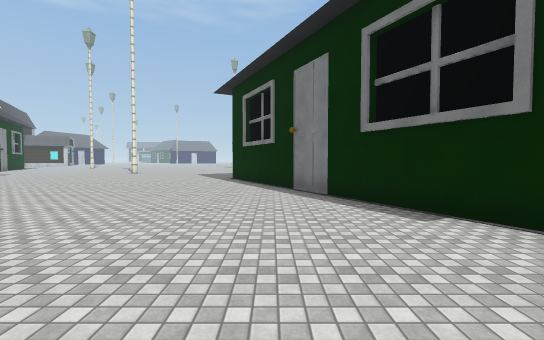
[1] (above)

24 first-person views from a walk through a Unity game level. The camera is 1.5 m above the floor, tilts 2° down and sees 90° across. The floor is counted in squares, 2 m on a side. Each view is taken from the middle of a square. On the plan, view 1 faces up. The plan holds only what a view shows up to about 10 squares ahead; the rest is blank. The place goes on beyond the plan. The player is left out. Surface patterns are stand-ins for the level's own textures.

[2]
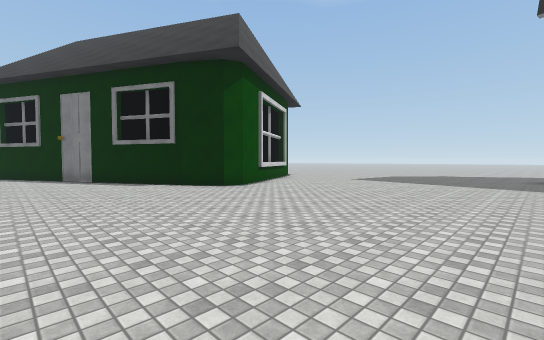

[3]
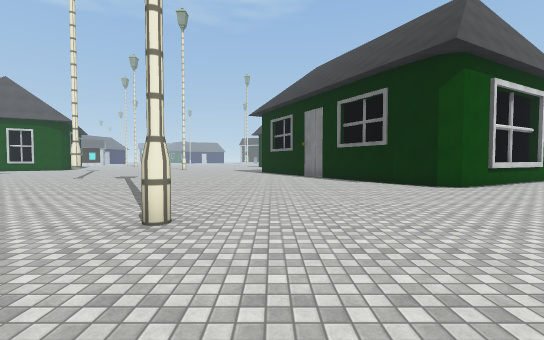

[4]
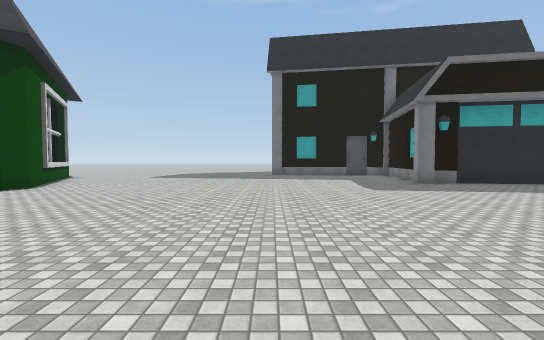

[5]
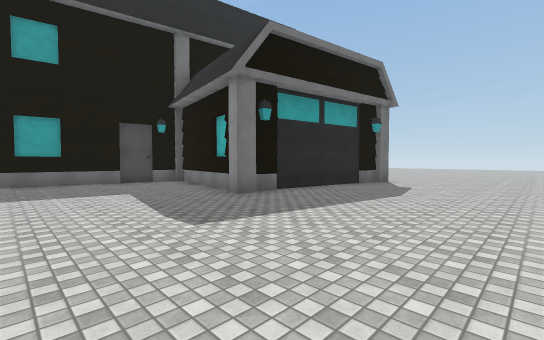

[6]
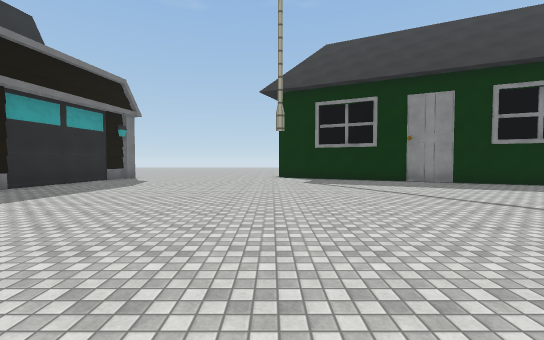

[7]
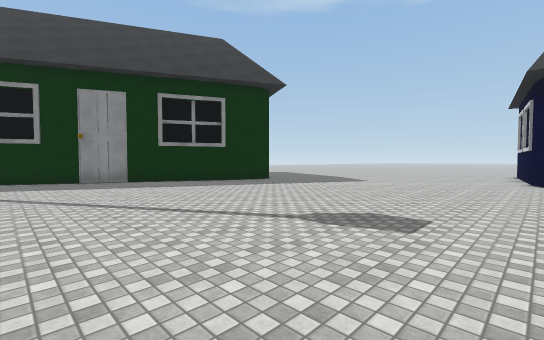

[8]
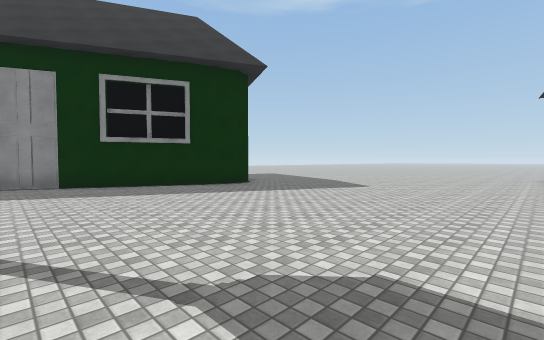

[9]
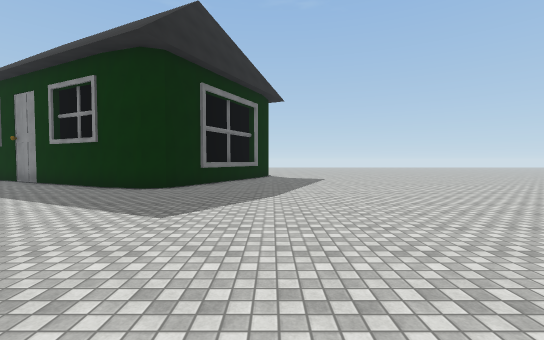

[10]
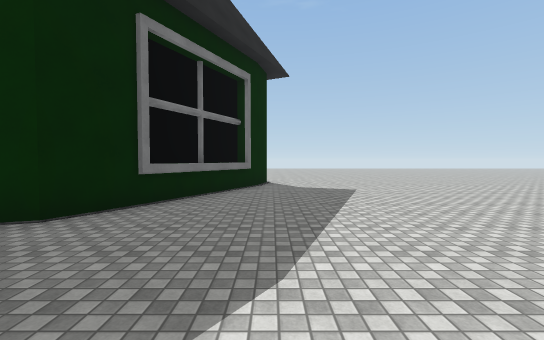

[11]
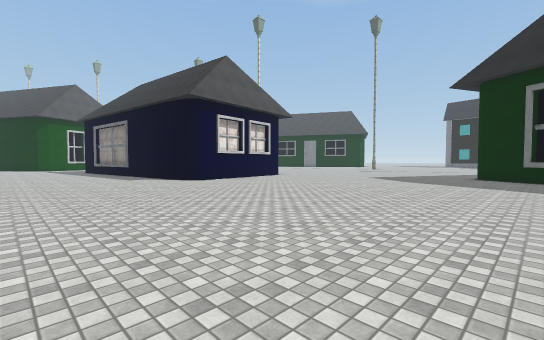

[12]
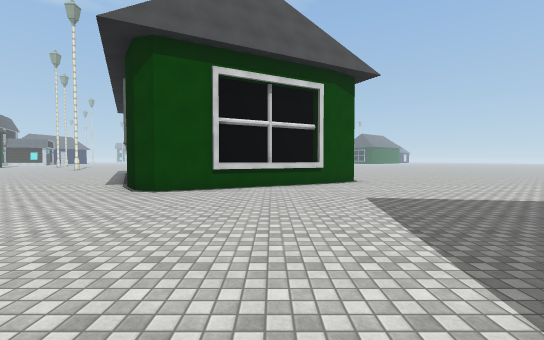

[13]
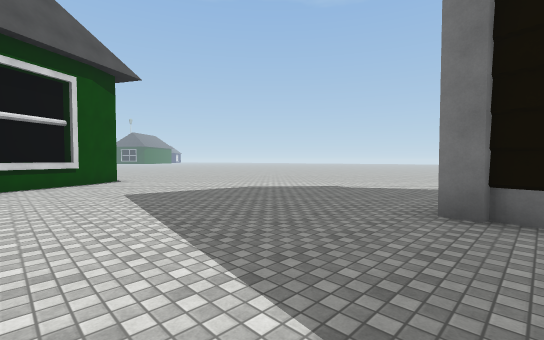

[14]
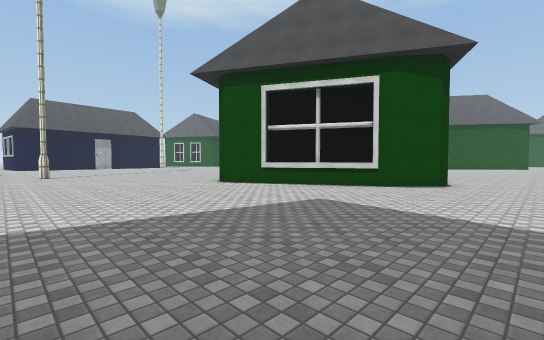

[15]
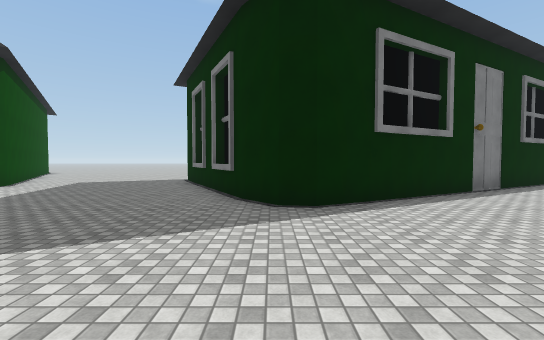

[16]
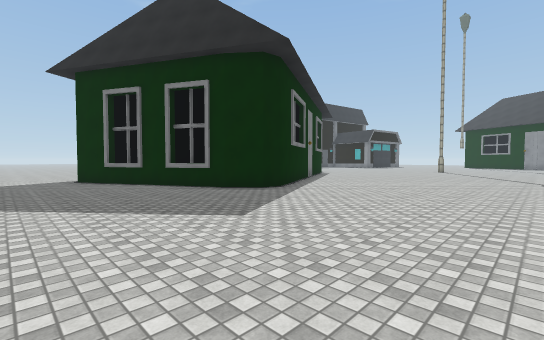

[17]
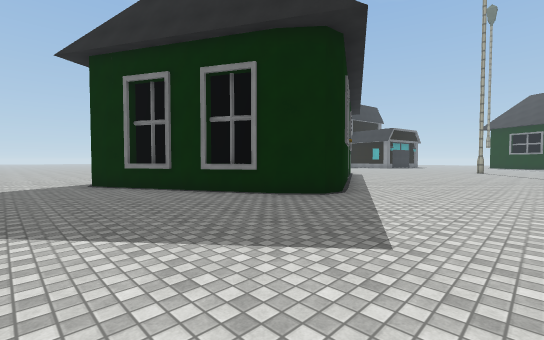

[18]
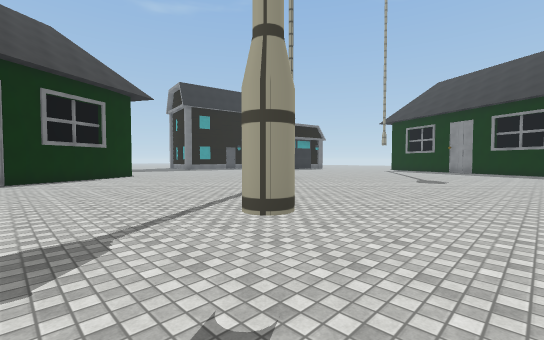

[19]
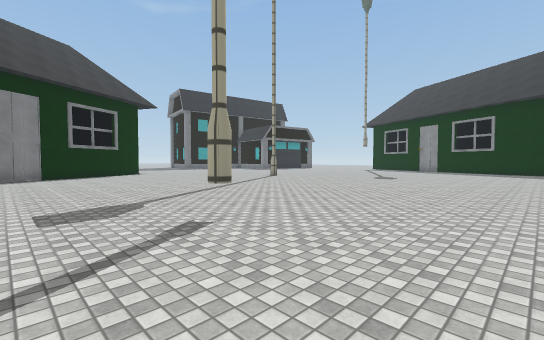

[20]
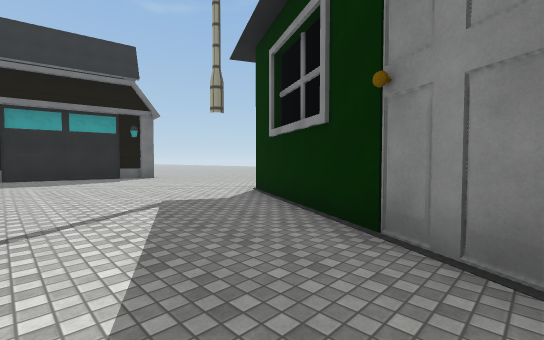

[21]
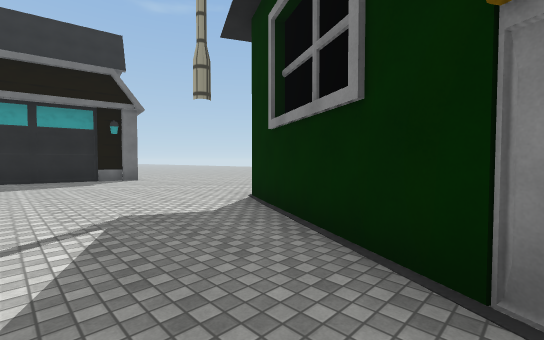

[22]
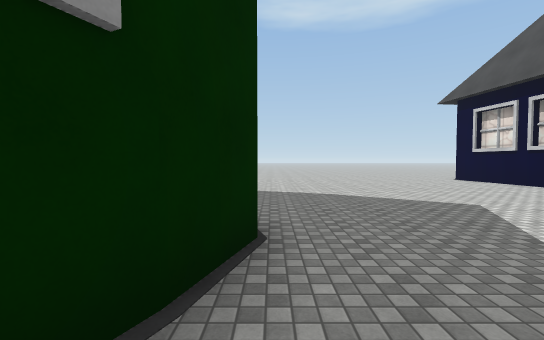

[23]
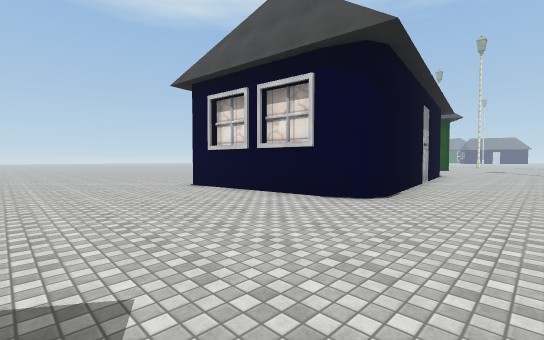

[24]
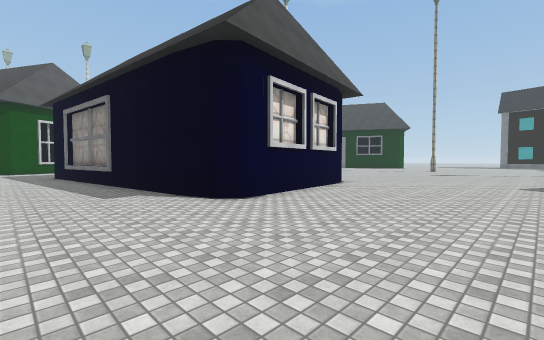

### Floor plan
Points are (right, up) in squares from view 1. A wall is a line through its corners. A room is listed if a view was taken in it or the views show most of it. See-through windows are left out.
Room 1 (views 1, 2, 3, 4, 5, 6, 7, 8, 9, 10, 11, 12, 13, 14, 15, 16, 17, 18, 19, 20, 21, 22, 23, 24)
walls: (-15, 3.2) (-14.2, -2.5) (-14.5, -2.9) (-15.4, -3.3); (-15.3, -3.2) (-19.6, -3.8) (-20, -3.5) (-20.3, -2.2); (-10.4, -11.5) (-4.2, -14.5); (-20.3, -2.4) (-21.1, 4.3); (-20.6, 1.6) (-20.8, 2.9); (-20.8, 3.1) (-21, 4.1); (-0.8, 12.5) (4.1, 15.1); (-0.1, 12.7) (1, 13.2); (-13.4, -14.5) (-12.6, -12.8); (-13.7, -14.6) (-12.2, -11.3) (-11.6, -11.1) (-10.3, -11.6); (8.7, 3.6) (8.5, 4) (5.4, 2.3); (2.2, 13.8) (3, 14.3); (5.7, -10.4) (5.8, -9.8) (6.3, -9.8); (9.1, 4.1) (4.2, 1.5) (3.7, 1.6) (2.9, 2.7) (-1.6, 11.3) (-1.6, 11.9) (-0.6, 12.6); (6.6, -10.1) (10.4, -10.7) (11.3, -5.4); (9.9, 4.7) (9, 4); (5.4, -14.6) (6.1, -10.3); (11.1, -5.5) (11.1, -5)
ways out: opening at (5.5, 16.5); opening at (11.5, 4.5)

Where each view was taken, in squares from view 1:
view 1: 0 up, 0 right, facing up
view 2: 5 down, 1 left, facing up-right
view 3: 6 down, 1 left, facing up
view 4: 5 down, 3 left, facing right
view 5: 6 down, 1 right, facing down-right
view 6: 4 down, 1 left, facing down
view 7: 3 down, 4 left, facing down-left
view 8: 4 down, 6 left, facing down-left
view 9: 4 down, 15 left, facing down
view 10: 8 down, 15 left, facing down
view 11: 13 down, 25 left, facing up-right
view 12: 5 down, 7 right, facing up
view 13: 6 down, 7 right, facing up-right
view 14: 4 down, 12 right, facing up-left
view 15: 12 up, 6 left, facing right
view 16: 17 up, 7 left, facing down-right
view 17: 17 up, 5 left, facing down-right
view 18: 6 up, 10 left, facing down-right
view 19: 7 up, 12 left, facing down-right
view 20: 11 down, 7 left, facing down-right
view 21: 12 down, 6 left, facing down-right
view 22: 11 down, 9 left, facing left
view 23: 8 down, 12 left, facing up-left
view 24: 8 down, 23 left, facing up-right
